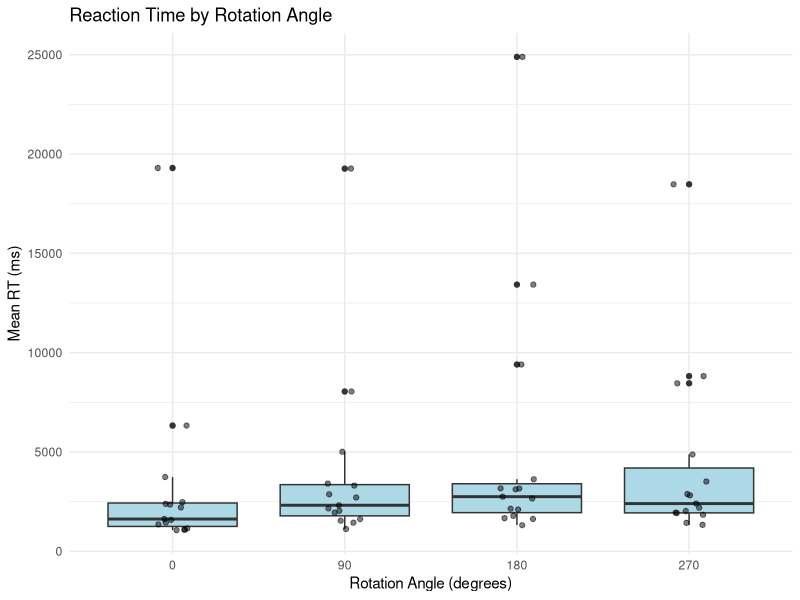
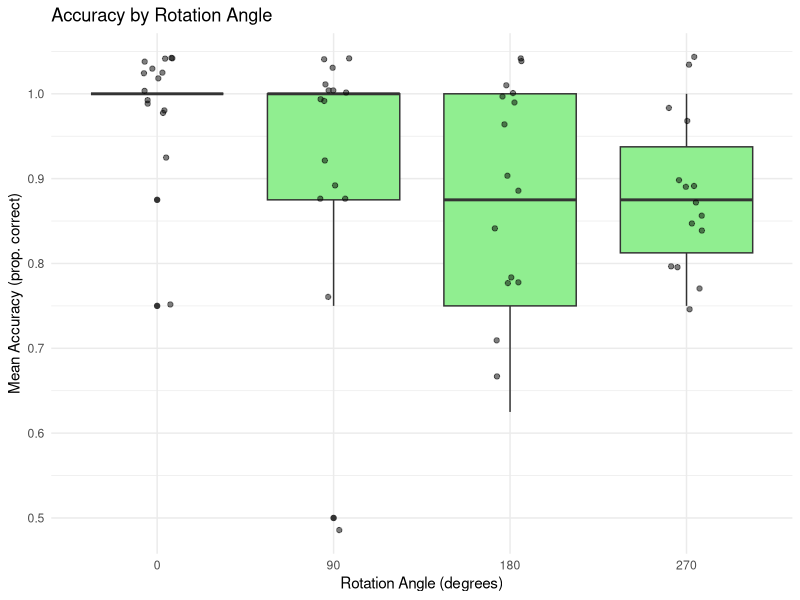
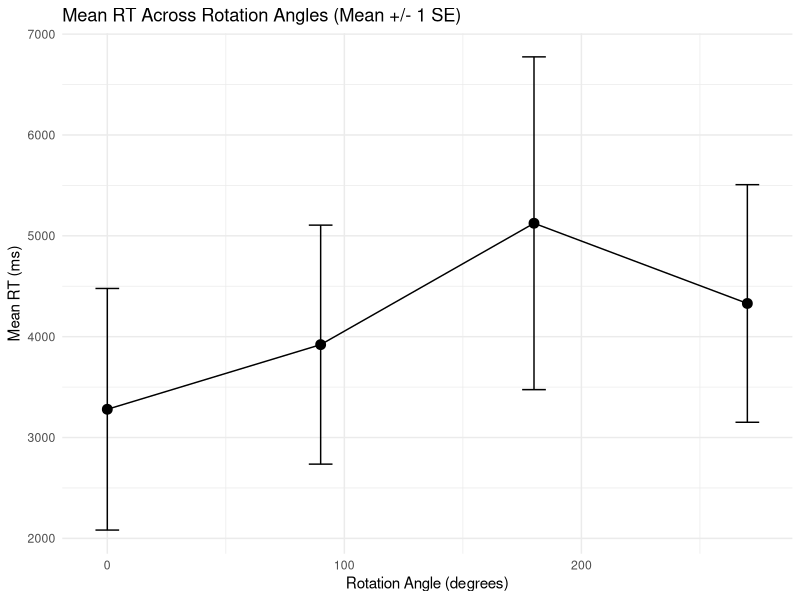
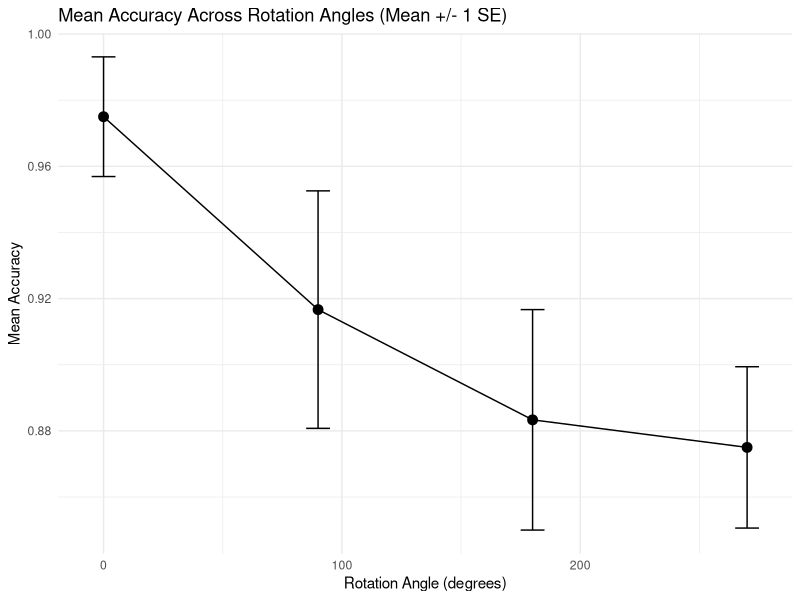
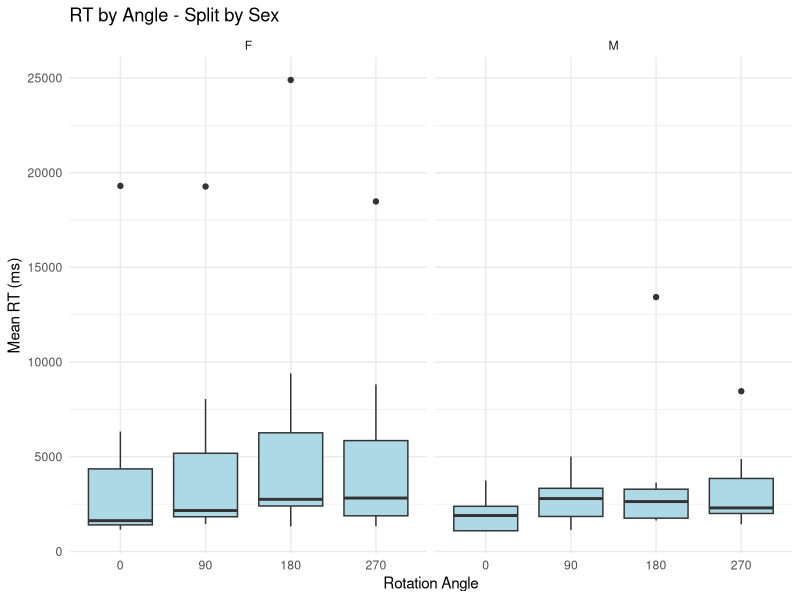
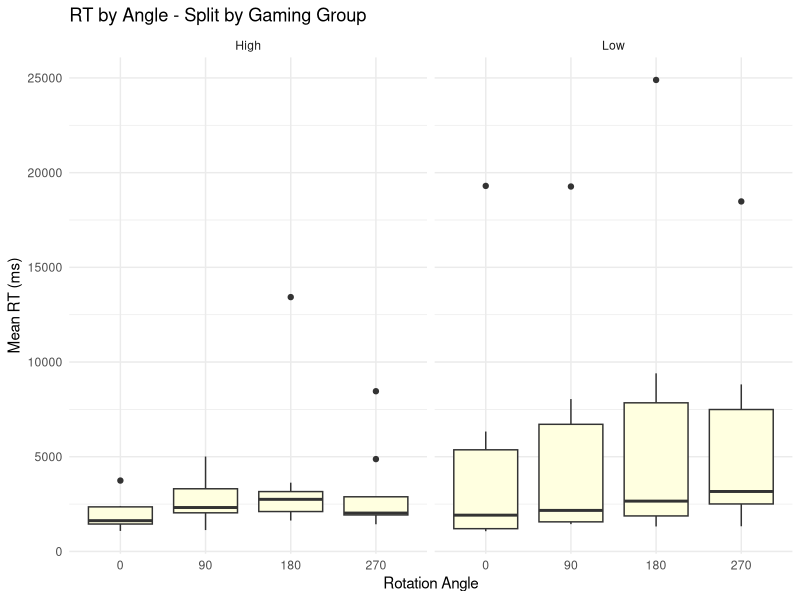
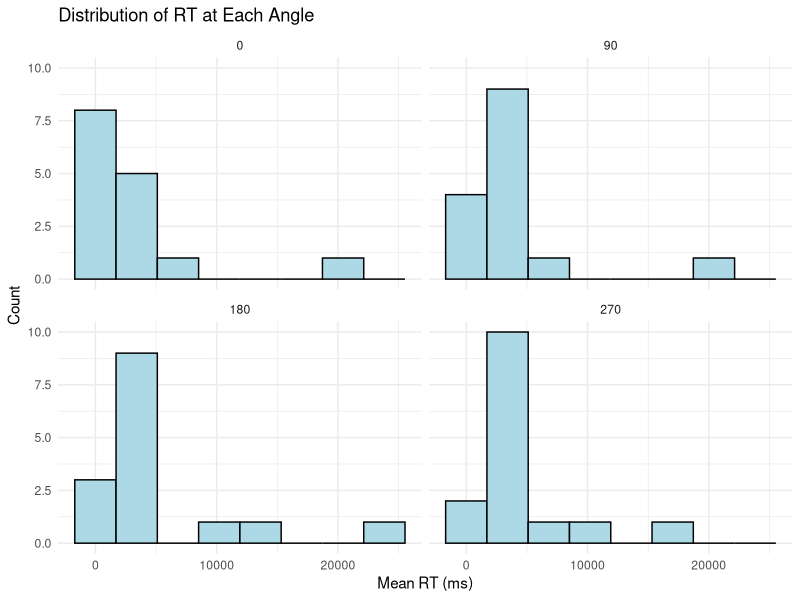
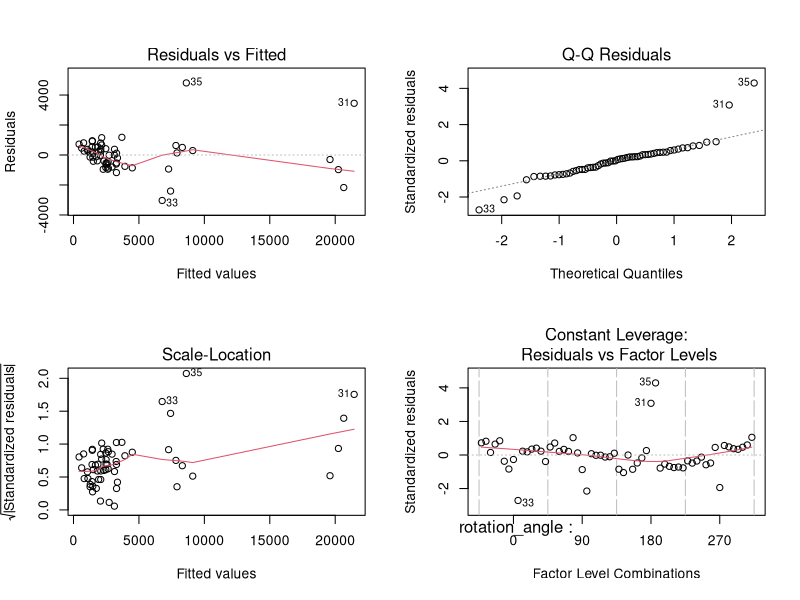

R code for these plots, in order:
# MIE237 Final Project R Code - Mental Rotation Analysis
# Baron Liu, Ian Fong, Arya Lum

library(tidyverse)
library(emmeans)

# 1. load and prep data for ANOVA analysis

# read dataset
all_data <- read_csv("full_dataset.csv", show_col_types = FALSE)

# set up factors 
all_data <- all_data %>%
  mutate(
    participant_id = factor(participant_id),
    rotation_angle = factor(rotation_angle, levels = c(0, 90, 180, 270)),
    sex = factor(sex),
    gaming_group = factor(gaming_group)
  )

glimpse(all_data)

# 2. aggregate to participant-level means
# anova needs one value per person per condition
# so average each participant's 8 trials at each angle

summ <- all_data %>%
  group_by(participant_id, rotation_angle, sex, gaming_group, gaming_hrs_week) %>%
  summarize(
    mean_rt = mean(rt_ms),
    mean_acc = mean(correct),
    .groups = "drop"
  )

# 3. descriptive statistics

# rt by angle
summ %>%
  group_by(rotation_angle) %>%
  summarize(
    n = n(),
    mean = mean(mean_rt),
    sd = sd(mean_rt),
    median = median(mean_rt),
    .groups = "drop"
  )

# accuracy by angle
summ %>%
  group_by(rotation_angle) %>%
  summarize(
    n = n(),
    mean = mean(mean_acc),
    sd = sd(mean_acc),
    median = median(mean_acc),
    .groups = "drop"
  )

# by sex
summ %>%
  group_by(rotation_angle, sex) %>%
  summarize(mean_rt = mean(mean_rt), mean_acc = mean(mean_acc), .groups = "drop")

# by gaming group
summ %>%
  group_by(rotation_angle, gaming_group) %>%
  summarize(mean_rt = mean(mean_rt), mean_acc = mean(mean_acc), .groups = "drop")

# 4. descriptive plots 

# boxplots of RT by angle
ggplot(summ, aes(x = rotation_angle, y = mean_rt)) +
  geom_boxplot(fill = "lightblue") +
  geom_jitter(width = 0.1, alpha = 0.5) +
  labs(title = "Reaction Time by Rotation Angle",
       x = "Rotation Angle (degrees)",
       y = "Mean RT (ms)") +
  theme_minimal()

# boxplot of accuracy by angle
ggplot(summ, aes(x = rotation_angle, y = mean_acc)) +
  geom_boxplot(fill = "lightgreen") +
  geom_jitter(width = 0.1, alpha = 0.5) +
  labs(title = "Accuracy by Rotation Angle",
       x = "Rotation Angle (degrees)",
       y = "Mean Accuracy (prop. correct)") +
  theme_minimal()

# line plots with error bars (mean +/- SE)
rt_summary <- summ %>%
  group_by(rotation_angle) %>%
  summarize(mean = mean(mean_rt),
            se = sd(mean_rt) / sqrt(n()),
            .groups = "drop") %>%
  mutate(angle_num = as.numeric(as.character(rotation_angle)))

ggplot(rt_summary, aes(x = angle_num, y = mean)) +
  geom_point(size = 3) +
  geom_line() +
  geom_errorbar(aes(ymin = mean - se, ymax = mean + se), width = 10) +
  labs(title = "Mean RT Across Rotation Angles (Mean +/- 1 SE)",
       x = "Rotation Angle (degrees)", y = "Mean RT (ms)") +
  theme_minimal()

acc_summary <- summ %>%
  group_by(rotation_angle) %>%
  summarize(mean = mean(mean_acc),
            se = sd(mean_acc) / sqrt(n()),
            .groups = "drop") %>%
  mutate(angle_num = as.numeric(as.character(rotation_angle)))

ggplot(acc_summary, aes(x = angle_num, y = mean)) +
  geom_point(size = 3) +
  geom_line() +
  geom_errorbar(aes(ymin = mean - se, ymax = mean + se), width = 10) +
  labs(title = "Mean Accuracy Across Rotation Angles (Mean +/- 1 SE)",
       x = "Rotation Angle (degrees)", y = "Mean Accuracy") +
  theme_minimal()

# boxplots split by sex (lab 2 faceting approach)
ggplot(summ, aes(x = rotation_angle, y = mean_rt)) +
  geom_boxplot(fill = "lightblue") +
  facet_wrap(~ sex) +
  labs(title = "RT by Angle - Split by Sex",
       x = "Rotation Angle", y = "Mean RT (ms)") +
  theme_minimal()

# boxplots split by gaming group
ggplot(summ, aes(x = rotation_angle, y = mean_rt)) +
  geom_boxplot(fill = "lightyellow") +
  facet_wrap(~ gaming_group) +
  labs(title = "RT by Angle - Split by Gaming Group",
       x = "Rotation Angle", y = "Mean RT (ms)") +
  theme_minimal()

# histograms of RT at each angle
ggplot(summ, aes(x = mean_rt)) +
  geom_histogram(bins = 8, fill = "lightblue", color = "black") +
  facet_wrap(~ rotation_angle) +
  labs(title = "Distribution of RT at Each Angle",
       x = "Mean RT (ms)", y = "Count") +
  theme_minimal()

# 5. blocked (within-subjects) ANOVA (lab 10)
# each participant did all 4 angles, so participant is a block
# aov(accuracy ~ condition + participant)

# --- RT ---
rt_aov <- aov(mean_rt ~ rotation_angle + participant_id, data = summ)
summary(rt_aov)

# --- Accuracy ---
acc_aov <- aov(mean_acc ~ rotation_angle + participant_id, data = summ)
summary(acc_aov)

# 6. model diagnostics (labs 7, 10, 11)
# plot(model) gives the 4 standard diagnostic plots:
#   1. residuals vs fitted - check for constant variance / patterns
#   2. QQ plot - check normality of residuals
#   3. scale-location - another variance check
#   4. residuals vs leverage - influential points

# RT diagnostics
par(mfrow = c(2, 2))
plot(rt_aov)
par(mfrow = c(1, 1))

# accuracy diagnostics
par(mfrow = c(2, 2))
plot(acc_aov)
par(mfrow = c(1, 1))

# ggplot QQ plots
rt_residuals <- tibble(resid = residuals(rt_aov))

ggplot(rt_residuals, aes(sample = resid)) +
  stat_qq() +
  stat_qq_line(color = "red") +
  labs(title = "RT: Normal Q-Q Plot of Residuals",
       x = "Theoretical Quantiles", y = "Sample Quantiles") +
  theme_minimal()

acc_residuals <- tibble(resid = residuals(acc_aov))

ggplot(acc_residuals, aes(sample = resid)) +
  stat_qq() +
  stat_qq_line(color = "red") +
  labs(title = "Accuracy: Normal Q-Q Plot of Residuals",
       x = "Theoretical Quantiles", y = "Sample Quantiles") +
  theme_minimal()

# histogram of residuals
ggplot(rt_residuals, aes(x = resid)) +
  geom_histogram(bins = 12, fill = "lightblue", color = "black") +
  labs(title = "RT: Histogram of Residuals", x = "Residuals", y = "Count") +
  theme_minimal()

ggplot(acc_residuals, aes(x = resid)) +
  geom_histogram(bins = 12, fill = "lightgreen", color = "black") +
  labs(title = "Accuracy: Histogram of Residuals", x = "Residuals", y = "Count") +
  theme_minimal()

# 7. post-hoc: Tukey and Bonferroni
# TukeyHSD will tell us which specific angle pairs differ

# Tukey
tukey_rt <- TukeyHSD(rt_aov, "rotation_angle")
tukey_rt
plot(tukey_rt)

tukey_acc <- TukeyHSD(acc_aov, "rotation_angle")
tukey_acc
plot(tukey_acc)

# Bonferroni using pairwise t-tests
# paired = TRUE because it is within-subjects
pairwise.t.test(summ$mean_rt, summ$rotation_angle,
                paired = TRUE, p.adjust.method = "bonferroni")

pairwise.t.test(summ$mean_acc, summ$rotation_angle,
                paired = TRUE, p.adjust.method = "bonferroni")

# emmeans approach 
emm_rt <- emmeans(rt_aov, ~ rotation_angle)
pairs(emm_rt, adjust = "bonferroni")
pairs(emm_rt, adjust = "tukey")

emm_acc <- emmeans(acc_aov, ~ rotation_angle)
pairs(emm_acc, adjust = "bonferroni")
pairs(emm_acc, adjust = "tukey")

# 8. blocked two-factor ANOVA with covariates
# aov(y ~ treatment * variability + participant)
# here rotation_angle is the "treatment" and sex/gaming are "variability"
# participant_id will be the block

# sex x rotation angle
fit_sex <- aov(mean_rt ~ rotation_angle * sex + participant_id, data = summ)
summary(fit_sex)

fit_sex_acc <- aov(mean_acc ~ rotation_angle * sex + participant_id, data = summ)
summary(fit_sex_acc)

# gaming x rotation angle
fit_game <- aov(mean_rt ~ rotation_angle * gaming_group + participant_id, data = summ)
summary(fit_game)

fit_game_acc <- aov(mean_acc ~ rotation_angle * gaming_group + participant_id, data = summ)
summary(fit_game_acc)

# 9. interaction plots 

# sex x angle: RT
ggplot(summ, aes(x = rotation_angle, y = mean_rt, colour = sex)) +
  geom_jitter(width = 0.08, alpha = 0.4, size = 2) +
  stat_summary(fun = mean, geom = "point", size = 4) +
  stat_summary(fun = mean, geom = "line", aes(group = sex), linewidth = 1.2) +
  labs(title = "Interaction: Sex x Angle (RT)",
       x = "Rotation Angle", y = "Mean RT (ms)") +
  theme_classic(base_size = 14)

# sex x angle: accuracy
ggplot(summ, aes(x = rotation_angle, y = mean_acc, colour = sex)) +
  geom_jitter(width = 0.08, alpha = 0.4, size = 2) +
  stat_summary(fun = mean, geom = "point", size = 4) +
  stat_summary(fun = mean, geom = "line", aes(group = sex), linewidth = 1.2) +
  labs(title = "Interaction: Sex x Angle (Accuracy)",
       x = "Rotation Angle", y = "Mean Accuracy") +
  theme_classic(base_size = 14)

# gaming x angle: RT
ggplot(summ, aes(x = rotation_angle, y = mean_rt, colour = gaming_group)) +
  geom_jitter(width = 0.08, alpha = 0.4, size = 2) +
  stat_summary(fun = mean, geom = "point", size = 4) +
  stat_summary(fun = mean, geom = "line", aes(group = gaming_group), linewidth = 1.2) +
  labs(title = "Interaction: Gaming x Angle (RT)",
       x = "Rotation Angle", y = "Mean RT (ms)") +
  theme_classic(base_size = 14)

# gaming x angle: accuracy
ggplot(summ, aes(x = rotation_angle, y = mean_acc, colour = gaming_group)) +
  geom_jitter(width = 0.08, alpha = 0.4, size = 2) +
  stat_summary(fun = mean, geom = "point", size = 4) +
  stat_summary(fun = mean, geom = "line", aes(group = gaming_group), linewidth = 1.2) +
  labs(title = "Interaction: Gaming x Angle (Accuracy)",
       x = "Rotation Angle", y = "Mean Accuracy") +
  theme_classic(base_size = 14)

# simple effects if interaction is significant (lab 11)
emm_sex_rt <- emmeans(fit_sex, ~ rotation_angle | sex)
pairs(emm_sex_rt, adjust = "tukey")

emm_game_rt <- emmeans(fit_game, ~ rotation_angle | gaming_group)
pairs(emm_game_rt, adjust = "tukey")


# 10. chi-squared test 
# this will test whether proportion correct/incorrect is independent of angle
# uses trial-level data (not aggregated means)

observed <- table(all_data$rotation_angle, all_data$correct)
colnames(observed) <- c("Incorrect", "Correct")
observed

chisq.test(observed)

# bar plot of proportions
count_df <- all_data %>%
  group_by(rotation_angle, correct) %>%
  summarize(n = n(), .groups = "drop") %>%
  group_by(rotation_angle) %>%
  mutate(prop = n / sum(n),
         outcome = ifelse(correct == 1, "Correct", "Incorrect"))

ggplot(count_df, aes(x = rotation_angle, y = prop, fill = outcome)) +
  geom_col(position = "dodge") +
  labs(title = "Proportion Correct/Incorrect by Rotation Angle",
       x = "Rotation Angle", y = "Proportion", fill = "Outcome") +
  theme_minimal()
